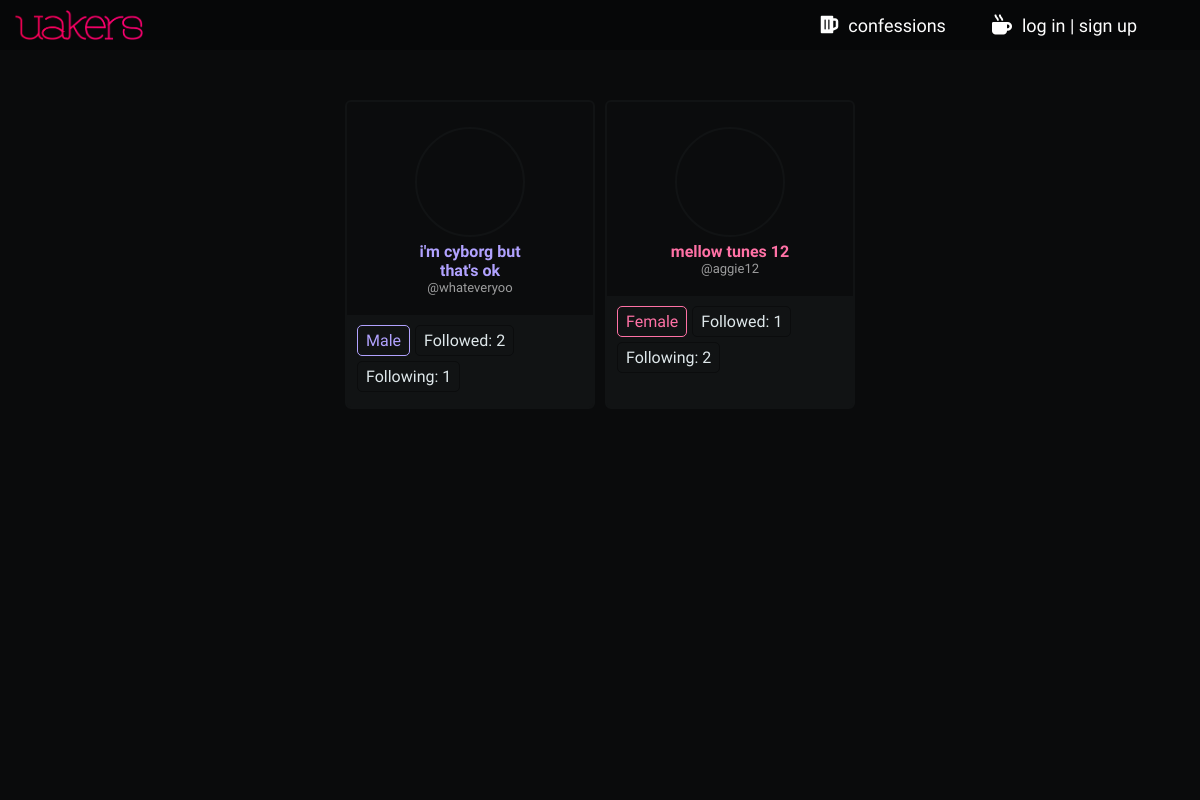
Page /profile/following/justbecause on the committed database.
### uprofile/models.py (models this page shows, shortened)
class FollowProfile(models.Model):
    follow_init             = models.ForeignKey(UserProfile, on_delete=models.CASCADE, related_name='follow_init')
    follow_rec              = models.ForeignKey(UserProfile, on_delete=models.CASCADE, related_name='follow_rec')
    follow_created_at       = models.DateTimeField(auto_now_add=True)

### home/models.py (models this page shows, shortened)
class UserProfile(AbstractUser):
    profile_nickname        = models.CharField(max_length=35)
    profile_year            = models.CharField(max_length=2, choices=YCHOICES)
    profile_sex             = models.CharField(max_length=1, choices=SCHOICES)
    profile_image           = models.CharField(max_length=700, blank=True)
    profile_slug            = models.SlugField(blank=True, max_length=900, unique=True)
    profile_song            = models.CharField(max_length=300, blank=True, null=True)
    def __init__(self, *args, **kwargs):
        self._meta.get_field(
            'username'
        ).validators[0] = CustomUsernameValidator()
        super().__init__(*args, **kwargs)

### uprofile/views.py (the view)
# urls.py: path('following/<slug:profile_slug>', views.following_view, name='following_view'),
def following_view(request, profile_slug):
    isuser = False
    user_profile = UserProfile.objects.get(profile_slug=profile_slug)
    if user_profile == request.user:
        isuser = True
    following_profiles = FollowProfile.objects.filter(follow_init=user_profile)
    context = {
        'user_profile': user_profile,
        'following_profiles': following_profiles,
        'isuser': isuser,
    }
    return render(request, 'uprofile/following_view.html', context)

### uprofile/templatetags/follow_numbers.py (called while the page is built)
@register.filter(name='rec_followed_by')
def rec_followed_by(follow_user):
    return FollowProfile.objects.filter(follow_rec=follow_user).count()

@register.filter(name='rec_following')
def rec_following(follow_user):
    return FollowProfile.objects.filter(follow_init=follow_user).count()

### uprofile/templatetags/main_external_filters.py (called while the page is built)
@register.filter(name='m_or_f_color')
def m_or_f_color(user_profile):
    morf = False
    if user_profile.profile_sex is 'M':
        morf = 'lmi-m'
    elif user_profile.profile_sex is 'F':
        morf = 'lmi-f'
    else:
        morf = ''
    return morf

### uprofile/templates/uprofile/following_view.html (shortened to what this page needs)
{% extends 'base.html' %}
{% load static %}
{% load follow_numbers %}
{% block css %}
  <link rel="stylesheet" href="{% static 'uprofile/css/follow_view.css' %}">
{% endblock %}
{% block body %}
  <div class="follow_container">
    {% if following_profiles %}
    {% for follow in following_profiles %}
    {% with follow_user=follow.follow_rec %}
    {% include 'uprofile/follow_view_box.html' %}
    {% endwith %}
    {% endfor %}
    {% else %}
    <span class="no_follow_container">
      This user is following nobody
    </span>
    {% endif %}
  </div>
  <div class="bg-overlayer">
  </div>
{% endblock %}

### uprofile/templates/uprofile/follow_view_box.html
{% load follow_numbers %}
{% load main_external_filters %}
<div class="follow_box">
  <div class="follow_upper">
    <div class="follow_photo_usr">
      <a href="{% url 'uprofile:profile_view' follow_user.profile_slug %}" class="follow_photo" style="background-image:url({{ follow_user.profile_image }})"></a>
      <p class="follow_usr {{follow_user|m_or_f_color}}">{{ follow_user.profile_nickname }}</p>
      <p class="follow_usr_username">@{{follow_user.username}}</p>
    </div>
  </div>
  <div class="follow_down">
    <span class="follow_down_hold {{follow_user|m_or_f_color}}">
      {{ follow_user.get_profile_sex_display }}
    </span>
    <span class="follow_down_hold">
      Followed:
      {{ follow_user|rec_followed_by }}
    </span>
    <span class="follow_down_hold">
      Following:
      {{ follow_user|rec_following }}
    </span>
  </div>
</div>

### home/static/base.css (style rules this page uses)
* { margin: 0; padding: 0; font-family: 'Oxygen', sans-serif; font-size: 16px; transition: all 0.2s ease-in-out; text-decoration: none; box-sizing: border-box; }
:root { --main-highlight-color: #ff0058; --darker-highlight-color: #D9004B; --opaque-highlight-color: rgba(255, 0, 88, 0.6); --secondary-highlight-color: #ff4021; --main-background-color: #0B0C0D; --opaque-main-background-color: rgba(11, 12, 13, 0.8); --darker-background-color: #060708; --upto-darker-background-color: #09090A; --lighter-background-color: #111314; --main-text-color: #fefefe; --soothed-text-color: #DFE8EB; --opaque-text-color: rgba(255, 255, 255, 0.6); --female-main-color: #FF71A5; --male-main-color: #B1A2FF; --qa-main-color: #004A99; --confession-main-color: #08A6A4; --warning-main-color: #990016; }
body { background-color: var(--main-background-color); padding-top: 50px; }
a, a:link, a:visited, a:hover { text-decoration: none; }
.lmi-f { color: var(--female-main-color); }
.lmi-m { color: var(--male-main-color); }

### uprofile/static/uprofile/css/follow_view.css (style rules this page uses)
body { background-image: url('https://images.pexels.com/photos/1064136/pexels-photo-1064136.jpeg?auto=compress&cs=tinysrgb&dpr=2&h=650&w=940'); background-size: cover; background-position: bottom; background-attachment: fixed; }
.bg-overlayer { background-color: var(--main-background-color); opacity: 0.8; position: fixed; width: 100%; height: 100%; top: 0; left: 0; right: 0; bottom: 0; z-index: -1; }
.follow_container { display: flex; flex-direction: row; flex-wrap: wrap; box-sizing: border-box; padding: 50px; justify-content: center; }
.follow_box { width: 250px; background-color: var(--lighter-background-color); border-radius: 6px; border: 2px solid var(--lighter-background-color); overflow: hidden; margin: 0 5px; }
.follow_upper { background-color: var(--main-background-color); }
.follow_photo_usr { display: flex; justify-content: center; align-items: center; flex-direction: column; padding: 20px 60px; }
.follow_photo { height: 110px; width: 110px; border-radius: 55px; background-size: cover; background-position: center; margin: 5px; cursor: pointer; border: 2px solid var(--lighter-background-color); }
.follow_usr { color: var(--soothed-text-color); font-size: 16px; font-weight: 800; text-align: center; }
.follow_usr_username { color: var(--opaque-text-color); font-size: 13px; text-align: center; }
.follow_down { background-color: var(--lighter-background-color); padding: 10px; display: flex; flex-wrap: wrap; }
.follow_down_hold { padding: 5px 8px; border: 1px solid var(--main-background-color); color: var(--soothed-text-color); border-radius: 5px; margin-right: 5px; margin-bottom: 5px; }
.lmi-m { color: var(--male-main-color); border-color: var(--male-main-color); }
.lmi-f { color: var(--female-main-color); border-color: var(--female-main-color); }

### home/static/base850.css (style rules this page uses)
body { padding: 0px; }

### rows in the picture
FollowProfile: follow_rec.profile_nickname "i'm cyborg but that's ok", follow_rec.username "whateveryoo", follow_rec.profile_sex "Male", follow_rec|rec_followed_by "2", follow_rec|rec_following "1"
FollowProfile: follow_rec.profile_nickname "mellow tunes 12", follow_rec.username "aggie12", follow_rec.profile_sex "Female", follow_rec|rec_followed_by "1", follow_rec|rec_following "2"
